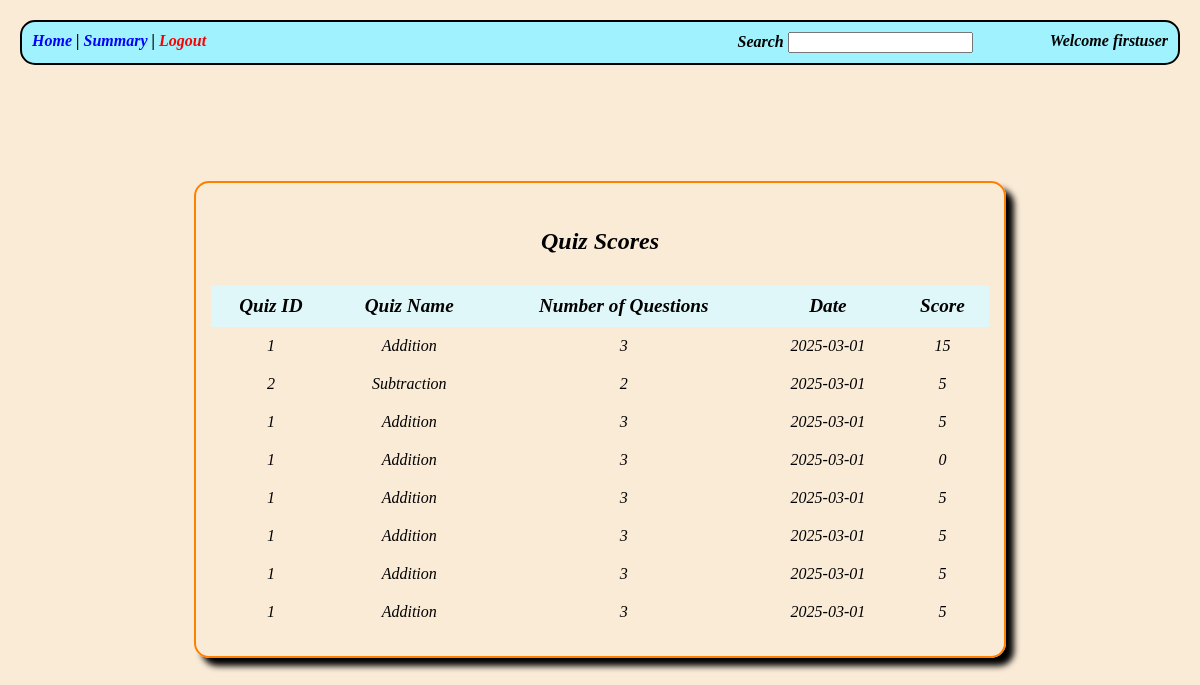
/scores/1, run on the app's committed database.
### models.py (models this page shows)
class user(db.Model):
    __tablename__ = 'user'
    id = db.Column(db.Integer , primary_key = True)
    username = db.Column(db.String , unique =True , nullable = False)
    password = db.Column(db.String , nullable = False)
    uname = db.Column(db.String , nullable = False)
    qualification = db.Column(db.String , nullable = False)
    dob = db.Column(db.Date , nullable=False)
    scores = db.relationship("scores" , backref = "user")

class scores(db.Model):
    __tablename__ = "scores"
    id = db.Column(db.Integer , primary_key = True)
    quiz_id = db.Column( db.ForeignKey("quiz.id" , ondelete = "CASCADE") , nullable=False)
    user_id = db.Column( db.ForeignKey("user.id" , ondelete = "CASCADE") , nullable = False)
    time_attempt = db.Column(db.Date)
    totalscore = db.Column(db.Integer)

class quiz(db.Model):
    __tablename__ = "quiz"
    id = db.Column(db.Integer , primary_key = True)
    name = db.Column(db.String , unique = True)
    chapter_id = db.Column( db.ForeignKey("chapter.id" , ondelete = "CASCADE" ) , nullable = False)
    doq = db.Column(db.Date , nullable = False)
    time = db.Column(db.Time , nullable = False) #(hh:mm)
    remarks = db.Column(db.String , nullable = True)
    questions = db.relationship('questions' , backref = 'quiz' , cascade="all, delete-orphan")
    score = db.relationship('scores' , backref = "quiz" , cascade="all, delete-orphan")

### app.py (the view)
@app.route("/scores/<int:user_id>" , methods=["GET"])
def scoresdetails(user_id):
    current_user = user.query.get(user_id)                         #current user
    scoresdata = scores.query.filter_by(user_id = current_user.id).all() #scores data of user
    quizs = quiz.query.all()                                       #quizzes
    quest = questions.query.all()                                  #questions
    return render_template("scoresdetails.html" , current_user=current_user , scoresdata = scoresdata , quest=quest , quizs=quizs )

### templates/scoresdetails.html (shortened to what this page needs)
<!DOCTYPE html>
<html lang="en">
  <head>
    <link rel="stylesheet" href="/static/adminstyle.css" />
  </head>
  <body>
    <div class="header">
      <div>
        <a href="/user/dashboard/{{current_user.id}}"> Home </a>
        |
        <a href="/user/summary/{{current_user.id}}">Summary</a>
        |
        <a href="/" class="logout"> Logout</a>
      </div>
      <form
        method="post"
        action="/user/search/{{current_user.id}}"
        style="padding-left: 40%"
      >
        <label>Search</label>
        <input name="search" />
      </form>
      <div>Welcome {{current_user.uname}}</div>
    </div>
    <div style="align-content: center; padding-top: 10%">
      <div class="subject-card" style="margin: auto; width: 70%">
        <table>
          <tr>
            <td colspan="5"><h2>Quiz Scores</h2></td>
          </tr>
          <tr>
            <th>Quiz ID</th>
            <th>Quiz Name</th>
            <th>Number of Questions</th>
            <th>Date</th>
            <th>Score</th>
          </tr>
          {% for score in scoresdata%}
          <tr>
            <td>{{score.quiz_id}}</td>
            <td>
              {% for quiz in quizs%} {% if quiz.id == score.quiz_id%}
              {{quiz.name}} {%endif%} {%endfor%}
            </td>
            <td>
              {% set question_count = [] %}  {{question_count|length}}
            </td>
            <td>{{score.time_attempt}}</td>
            <td>{{score.totalscore}}</td>
          </tr>
          {%endfor%}
        </table>
      </div>
    </div>
  </body>
</html>

### static/adminstyle.css (style rules this page uses)
body { font-style: italic; margin: 20px; background-color: antiquewhite; }
.header { border: 2px solid black; font-weight: bold; padding: 10px; display: flex; justify-content: space-between; border-radius: 15px; background-color: #a1f2ff; }
.header a { text-decoration: none; color: blue; font-weight: bold; }
.header a.logout { color: red; }
.subject-card { box-shadow: 8px 8px 6px; border: 2px solid rgb(255, 128, 0); border-radius: 15px; padding: 15px; width: 45%; background-color: #f9f9f900; box-sizing: border-box; }
.subject-card table { width: 100%; border-collapse: separate; border-spacing: 0; margin-bottom: 10px; }
.subject-card th, .subject-card td { border: 0px solid rgb(251, 0, 255); padding: 10px; text-align: center; }
.subject-card th { background-color: #e0f7fa; text-align: center; font-size: 1.2em; }

### data on the page
user: uname "firstuser"
scores: quiz_id "1", question_count "3", time_attempt "2025-03-01", totalscore "15"
quiz: name "Addition"
scores: quiz_id "2", question_count "2", time_attempt "2025-03-01", totalscore "5"
quiz: name "Subtraction"
scores: quiz_id "1", question_count "3", time_attempt "2025-03-01", totalscore "5"
scores: quiz_id "1", question_count "3", time_attempt "2025-03-01", totalscore "0"
scores: quiz_id "1", question_count "3", time_attempt "2025-03-01", totalscore "5"
scores: quiz_id "1", question_count "3", time_attempt "2025-03-01", totalscore "5"
scores: quiz_id "1", question_count "3", time_attempt "2025-03-01", totalscore "5"
scores: quiz_id "1", question_count "3", time_attempt "2025-03-01", totalscore "5"
